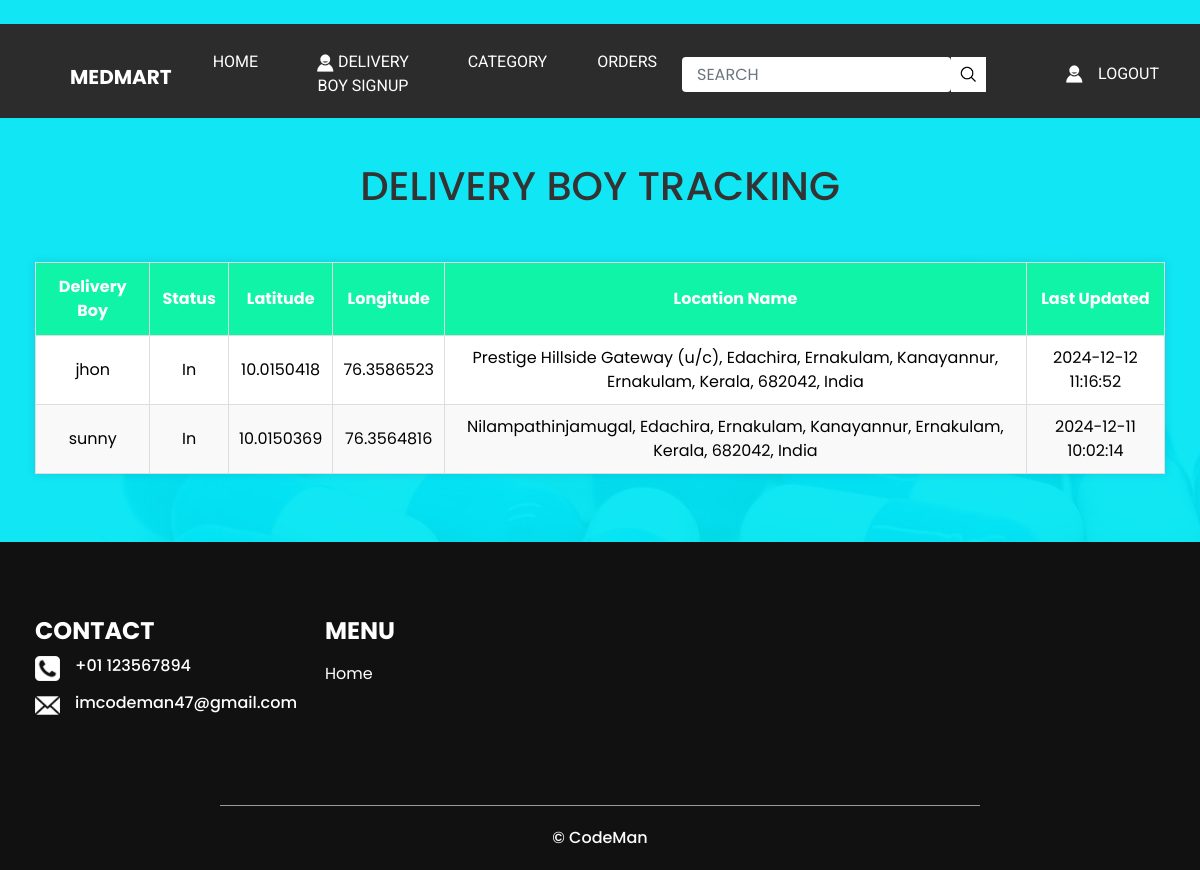
The app's page /delivery-boy-details/ with its own data.
### store/models.py (models this page shows, shortened)
class DeliveryBoyStatus(models.Model):
    delivery_boy_update = models.OneToOneField(User, on_delete=models.CASCADE,null=True)
    status = models.CharField(max_length=10, choices=[('In', 'In'), ('Out', 'Out')], default='Out',null=True)
    last_updated = models.DateTimeField(auto_now=True,null=True)
    latitude = models.FloatField(null=True, blank=True)  # Latitude
    longitude = models.FloatField(null=True, blank=True)  # Longitude
    location_name = models.TextField(null=True, blank=True)

### store/views.py (the view)
# urls.py: path('delivery-boy-details/', store.views.delivery_boy_details, name='delivery_boy_details'),
def delivery_boy_details(request):
    delivery_boys = DeliveryBoyStatus.objects.all()
    return render(request, 'extt/delivery_boy_details.html', {'delivery_boys': delivery_boys})

### store/context_processors.py (called while the page is built)
def cart_item_count(request):
    if request.user.is_authenticated:
        cart_items_count = CartItem.objects.filter(user=request.user).count()
    else:
        cart_items_count = 0
    return {'cart_items_count': cart_items_count}

### templates/extt/delivery_boy_details.html (shortened to what this page needs)
{% load static %}
<!DOCTYPE html>
<html>
<head>
  <link rel="stylesheet" type="text/css"
    href="https://cdnjs.cloudflare.com/ajax/libs/OwlCarousel2/2.1.3/assets/owl.carousel.min.css" />
  <link rel="stylesheet" href="https://cdnjs.cloudflare.com/ajax/libs/font-awesome/4.7.0/css/font-awesome.min.css">
  <link rel="stylesheet" type="text/css" href="{% static 'extt/css/bootstrap.css' %}" />
  <link href="{% static 'extt/css/style.css' %}" rel="stylesheet" />
  <link href="{% static 'extt/css/responsive.css' %}" rel="stylesheet" />
</head>
<body>
  <div class="hero_area">
    <header class="header_section">
        <br>
      <div class="container-fluid">
        <nav class="navbar navbar-expand-lg custom_nav-container pt-3">
          <a class="navbar-brand" href="{% url 'admin_home' %}">
            <span>
              MEDMART
            </span>
          </a>
          <div class="collapse navbar-collapse" id="navbarSupportedContent">
            <div class="d-flex  flex-column flex-lg-row align-items-center w-100 justify-content-between">
              <ul class="navbar-nav  ">
                <li class="nav-item active">
                  <a class="nav-link" href="{% url 'admin_home' %}">Home <span class="sr-only">(current)</span></a>
                </li>
                <li class="nav-item">
                  <a class="nav-link" href="{% url 'delivery_boy_reg' %}"> <img src="{% static 'extt/images/user.png' %}" > delivery Boy SignUp</a>
                </li>
                <li class="nav-item">
                  <a class="nav-link" href="{% url 'category' %}"> Category </a>
                </li>
                <li class="nav-item">
                  <a class="nav-link" href="{% url 'orders_list' %}">Orders</a>
                </li>
              </ul>
              <form class="form-inline" method="GET" action="{% url 'search' %}">
                <input type="search" name="query" id="search-input" placeholder="Search" class="form-control">
                <button class="btn my-2 my-sm-0 nav_search-btn" type="submit"></button>
            </form>
              <div class="login_btn-contanier ml-0 ml-lg-5">
                <a class="nav-link" href="{% url 'logout' %}">
                  <img src="{% static 'extt/images/user.png' %}" alt="">
                  <span>
                    Logout
                  </span>
                </a>
              </div>
            </div>
          </div>
        </nav>
      </div>
    </header><br>
    <div class="container">
        <h1>DELIVERY BOY TRACKING</h1><br>
        <table>
            <thead>
                <tr>
                    <th>Delivery Boy</th>
                    <th>Status</th>
                    <th>Latitude</th>
                    <th>Longitude</th>
                    <th>Location Name</th>
                    <th>Last Updated</th>
                </tr>
            </thead>
            <tbody>
                {% for delivery_boy in delivery_boys %}
                    <tr>
                        <td>{{ delivery_boy.delivery_boy_update.username }}</td>
                        <td>{{ delivery_boy.status }}</td>
                        <td>{{ delivery_boy.latitude }}</td>
                        <td>{{ delivery_boy.longitude }}</td>
                        <td>{{ delivery_boy.location_name }}</td>
                        <td>{{ delivery_boy.last_updated|date:"Y-m-d H:i:s" }}</td>
                    </tr>
                {% empty %}
                    <tr>
                        <td colspan="6" class="no-data">No delivery boys found.</td>
                    </tr>
                {% endfor %}
            </tbody>
        </table>
    </div><br><br>
  <section class="info_section layout_padding2">
    <div class="container">
      <div class="row">
        <div class="col-md-3">
          <div class="info_contact">
            <h4>
              Contact
            </h4>
            <div class="box">
              <div class="img-box">
                <img src="{% static 'extt/images/telephone-symbol-button.png' %}" alt="">
              </div>
              <div class="detail-box">
                <h6>
                  +01 123567894
                </h6>
              </div>
            </div>
            <div class="box">
              <div class="img-box">
                <img src="{% static 'extt/images/email.png' %}" alt="">
              </div>
              <div class="detail-box">
                <h6>
                  imcodeman47@gmail.com
                </h6>
              </div>
            </div>
          </div>
        </div>
        <div class="col-md-3">
          <div class="info_menu">
            <h4>
              Menu
            </h4>
            <ul class="navbar-nav  ">
              <li class="nav-item active">
                <a class="nav-link" href="{% url 'admin_home' %}">Home <span class="sr-only">(current)</span></a>
              </li>
            </ul>
          </div>
        </div>
      </div>
    </div>
  </section>
  <section class="container-fluid footer_section">
    <p>
      &copy; CodeMan
    </p>
  </section>
</body>
</html>

### static/extt/css/style.css (style rules this page uses)
body { font-family: "Poppins", sans-serif; color: #000000; background-color: #ffffff; }
.layout_padding2 { padding: 55px 0; }
.hero_area { height: 100vh; background-image: url(../images/hero-bg.jpg); }
.header_section .container-fluid { background-color: #2c2c2c; }
.header_section .container-fluid { padding-right: 25px; padding-left: 25px; }
.custom_nav-container.navbar-expand-lg .navbar-nav .nav-link { padding: 10px 25px; color: #ffffff; text-align: center; text-transform: uppercase; font-family: 'Roboto', sans-serif; }
a, a:hover, a:focus { text-decoration: none; }
.btn, .btn:focus { outline: none !important; -webkit-box-shadow: none; box-shadow: none; }
.navbar-brand, .navbar-brand:hover { text-transform: uppercase; font-weight: bold; font-size: 24px; color: #fafcfd; }
.custom_nav-container .nav_search-btn { background-image: url(../images/search-icon.png); background-size: 18px; background-repeat: no-repeat; background-position: center; width: 35px; height: 35px; padding: 0; border: none; border-radius: 0; }
.login_btn-contanier a { text-transform: uppercase; color: #ffffff; display: -webkit-box; display: -ms-flexbox; display: flex; -webkit-box-align: center; -ms-flex-align: center; align-items: center; font-family: 'Roboto', sans-serif; }
.login_btn-contanier a img { margin-right: 15px; }
.navbar-brand { display: -webkit-box; display: -ms-flexbox; display: flex; -webkit-box-align: center; -ms-flex-align: center; align-items: center; }
.navbar-brand span { font-size: 20px; font-weight: 700; color: #ffffff; margin-top: 5px; }
.custom_nav-container { z-index: 99999; padding: 10px 0; }
.custom_nav-container .form-inline { -webkit-box-flex: 1; -ms-flex-positive: 1; flex-grow: 1; -ms-flex-wrap: nowrap; flex-wrap: nowrap; }
.custom_nav-container .form-inline input { width: 84%; border: none; outline: none; padding: 4px; padding-left: 15px; text-transform: uppercase; height: 35px; background-color: #ffffff; }
.custom_nav-container .form-inline button { background-color: #ffffff; }
.info_section { background-color: #121111; color: #ffffff; }
.info_section h4 { text-transform: uppercase; font-weight: bold; }
.info_section .info_contact .box { margin: 10px 0; display: -webkit-box; display: -ms-flexbox; display: flex; }
.info_section .info_contact .box .img-box { margin-right: 15px; }
.info_section .info_contact .box .img-box img { width: 25px; }
.info_section .info_menu .navbar-nav .nav-item .nav-link { color: #ffffff; }
.footer_section { background-color: #121111; font-weight: 500; }
.footer_section p { color: #fbfcfd; margin: 0; text-align: center; padding: 20px; border-top: 1px solid #9b9b9b; width: 65%; margin: 0 auto; }

### static/extt/css/responsive.css (style rules this page uses)
@media (min-width: 1200px) { .container { max-width: 1170px; } }

### templates/extt/delivery_boy_details.html (style rules this page uses)
.container { padding: 20px; }
h1 { text-align: center; color: #333; }
table { width: 100%; border-collapse: collapse; background-color: white; margin-top: 20px; box-shadow: 0 0 10px rgba(0, 0, 0, 0.1); }
table, th, td { border: 1px solid #ddd; }
th { background-color: #10f4a8; color: white; padding: 12px; }
td { padding: 10px; }
td, th { text-align: center; }
tr:nth-child(even) { background-color: #f9f9f9; }

### records on screen
DeliveryBoyStatus: delivery_boy_update.username "jhon", status "In", latitude "10.0150418", longitude "76.3586523", location_name "Prestige Hillside Gateway (u/c), Edachira, Ernakulam, Kanayannur, Ernakulam, Kerala, 682042, India", last_updated "2024-12-12 11:16:52"
DeliveryBoyStatus: delivery_boy_update.username "sunny", status "In", latitude "10.0150369", longitude "76.3564816", location_name "Nilampathinjamugal, Edachira, Ernakulam, Kanayannur, Ernakulam, Kerala, 682042, India", last_updated "2024-12-11 10:02:14"
